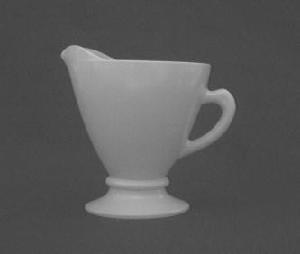
#> input picture teacup.jpg, 300 x 254 px
$ python getting_and_setting.py --image teacup.jpg
#> lines starting #> are read from the running program, lines starting #| are printed output that depends on the picture; after the words box and inside, x2 and y2 are one past the last pixel; in counts of white or black regions, pixels touching at a corner belong together
# USAGE
# python getting_and_setting.py --image florida_trip.png

# import the necessary packages
import argparse
import cv2

# construct the argument parser and parse the arguments
ap = argparse.ArgumentParser()
ap.add_argument("-i", "--image", required=True, help="Path to the image")
args = vars(ap.parse_args())

# load the image, grab its dimensions, and show it
image = cv2.imread(args["image"])
#> image is the input picture: shape (254, 300, 3); min 62, max 199, mean 89.6
(h, w) = image.shape[:2]
#> h = 254; w = 300
cv2.imshow("Original", image)

# images are just NumPy arrays. The top-left pixel can be found at (0, 0)
(b, g, r) = image[225, 111]
#> b = 79; g = 79; r = 79
print("Pixel at (0, 0) - Red: {r}, Green: {g}, Blue: {b}".format(r=r, g=g, b=b))
#| Pixel at (0, 0) - Red: 79, Green: 79, Blue: 79

# now, let's change the value of the pixel at (0, 0) and make it red
image[0, 0] = (0, 0, 255)
#> image: shape (254, 300, 3); under 0.01% of pixels changed, all inside (x1, y1, x2, y2) = (0, 0, 1, 1)
(b, g, r) = image[0, 0]
#> b = 0; g = 0; r = 255
print("Pixel at (0, 0) - Red: {r}, Green: {g}, Blue: {b}".format(r=r, g=g, b=b))
#| Pixel at (0, 0) - Red: 255, Green: 0, Blue: 0

# compute the center of the image, which is simply the width and height
# divided by two
(cX, cY) = (w // 2, h // 2)
#> cX = 150; cY = 127

# since we are using NumPy arrays, we can apply slicing and grab large chunks
# of the image -- let's grab the top-left corner
tl = image[0:cY, 0:cX]
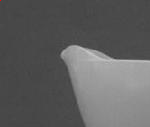
#> tl: shape (127, 150, 3); mean B, G, R 95.7, 95.7, 95.7
cv2.imshow("Top-Left Corner", tl)

# in a similar fashion, let's grab the top-right, bottom-right, and bottom-left
# corners and dispaly them
tr = image[0:cY, cX:w]
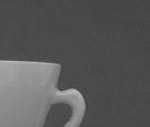
#> tr: shape (127, 150, 3); min 62, max 194, mean 88.8
br = image[cY:h, cX:w]
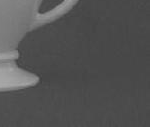
#> br: shape (127, 150, 3); min 64, max 168, mean 83.5
bl = image[cY:h, 0:cX]
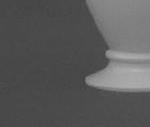
#> bl: shape (127, 150, 3); min 63, max 178, mean 90.3
cv2.imshow("Top-Right Corner", tr)
cv2.imshow("Bottom-Right Corner", br)
cv2.imshow("Bottom-Left Corner", bl)

# now let's make the top-left corner of the original image green
image[0:cY, 0:cX] = (0, 255, 0)
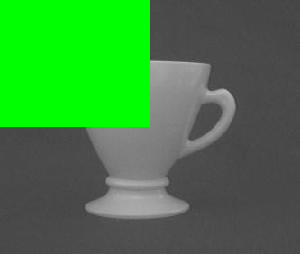
#> image: shape (254, 300, 3); mean B, G, R 65.7, 129.4, 65.7

# Show our updated image
cv2.imshow("Updated", image)
cv2.waitKey(0)
